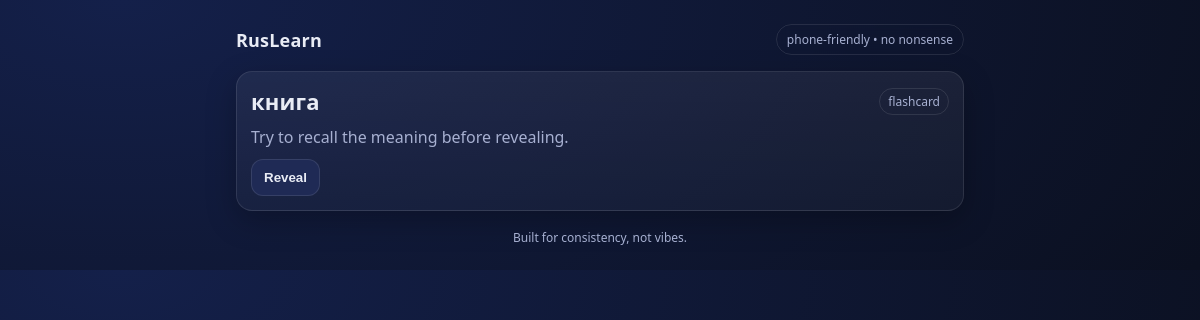
The app's page /, older data.
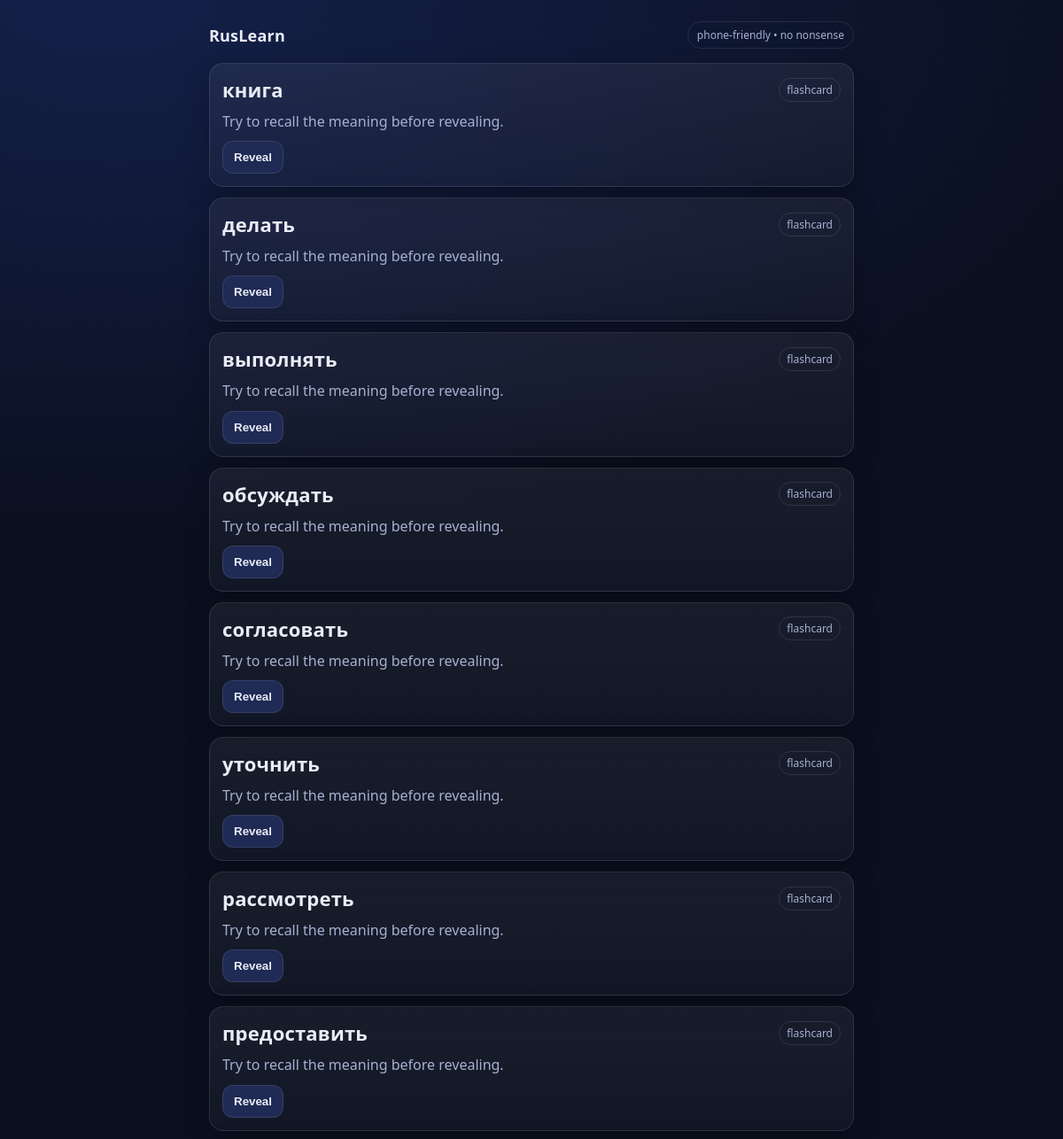
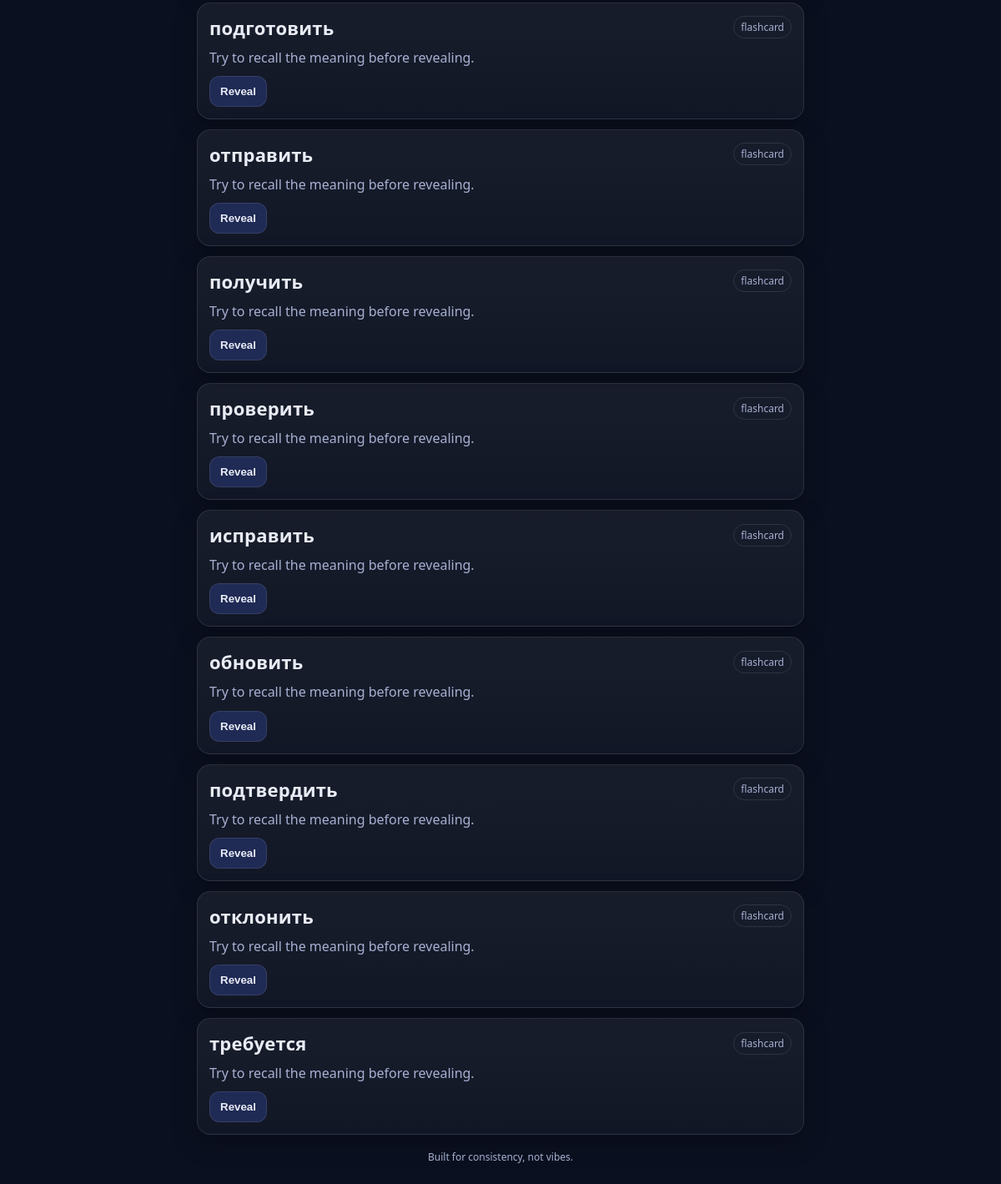
The same page, newer data (2 pictures, top to bottom).
### vocab/models.py (models this page shows, shortened)
class Word(models.Model):
    word = models.CharField(max_length=255, unique=True)
    translation = models.CharField(max_length=255)
    example = models.TextField(blank=True)
    times_seen = models.PositiveIntegerField(default=0)
    times_failed = models.PositiveIntegerField(default=0)
    last_reviewed = models.DateTimeField(null=True, blank=True)
    next_review = models.DateTimeField(default=timezone.now)

### vocab/views.py (the view)
# urls.py: path("", views.today, name="today"),
def today(request):
    words = Word.objects.filter(next_review__lte=timezone.now()).order_by("next_review")[:20]
    return render(request, "vocab/today.html", {"words": words})

### vocab/templates/vocab/today.html (shortened to what this page needs)
{% extends "vocab/base.html" %}
{% block content %}
  <div class="stack">
    {% if words %}
      {% for w in words %}
        <article class="card" data-card>
          <div class="row">
            <div class="word">{{ w.word }}</div>
            <div class="pill">flashcard</div>
          </div>
          <div class="content">
            <p class="muted">Try to recall the meaning before revealing.</p>
            <div class="actions">
              <button type="button" data-toggle>Reveal</button>
            </div>
          </div>
        </article>
      {% endfor %}
    {% else %}
      <div class="card">
        <div class="word">No words yet</div>
        <p class="muted">Import from Sheets and you’re good.</p>
      </div>
    {% endif %}
  </div>
{% endblock %}

### vocab/templates/vocab/base.html (shortened to what this page needs)
<!doctype html>
<html lang="en">
<head>
</head>
<body>
  <div class="container">
    <header>
      <div class="brand">RusLearn</div>
      <div class="badge">phone-friendly • no nonsense</div>
    </header>
    {% block content %}{% endblock %}
    <footer>
      Built for consistency, not vibes.
    </footer>
  </div>
</body>
</html>

### vocab/templates/vocab/base.html (style rules this page uses)
:root { --bg:#0b1020; --card:#121a33; --text:#e9ecf5; --muted:#a7b0d1; --border:rgba(255,255,255,.10); --btn:#1f2a55; --btn2:#2a3a7a; --good:#1e8e5a; --bad:#b3261e; }
* { box-sizing:border-box; }
body { margin:0; font-family: ui-sans-serif, system-ui, -apple-system, Segoe UI, Roboto, Arial; background: radial-gradient(1200px 600px at 10% 0%, #14204a, var(--bg)); color:var(--text); }
.container { max-width: 760px; margin: 0 auto; padding: 16px; }
header { display:flex; align-items:center; justify-content:space-between; gap:12px; padding: 8px 0 16px; }
.brand { font-weight: 800; letter-spacing: .2px; font-size: 18px; }
.badge { font-size: 12px; color: var(--muted); border:1px solid var(--border); padding: 6px 10px; border-radius: 999px; backdrop-filter: blur(6px); }
.stack { display:flex; flex-direction:column; gap:12px; }
.card { background: linear-gradient(180deg, rgba(255,255,255,.06), rgba(255,255,255,.03)); border: 1px solid var(--border); border-radius: 16px; padding: 14px; box-shadow: 0 10px 30px rgba(0,0,0,.25); }
.row { display:flex; align-items:center; justify-content:space-between; gap:12px; }
.word { font-size: 22px; font-weight: 800; letter-spacing: .2px; }
.muted { color: var(--muted); }
.pill { font-size: 12px; color: var(--muted); border: 1px solid var(--border); padding: 4px 8px; border-radius: 999px; }
.actions { display:flex; gap:8px; flex-wrap:wrap; margin-top:10px; }
button { appearance:none; border: 1px solid var(--border); background: var(--btn); color: var(--text); border-radius: 12px; padding: 10px 12px; font-weight: 700; cursor: pointer; }
.content { margin-top: 10px; }
.content p { margin: 8px 0; line-height: 1.45; }
footer { padding: 18px 0 8px; font-size: 12px; color: var(--muted); text-align:center; }

Row changes from the older to the newer data that the page shows:
added Word: word "делать"
added Word: word "выполнять"
added Word: word "обсуждать"
added Word: word "согласовать"
added Word: word "уточнить"
added Word: word "рассмотреть"
added Word: word "предоставить"
added Word: word "подготовить"
added Word: word "отправить"
added Word: word "получить"
added Word: word "проверить"
added Word: word "исправить"
added Word: word "обновить"
added Word: word "подтвердить"
added Word: word "отклонить"
added Word: word "требуется"
